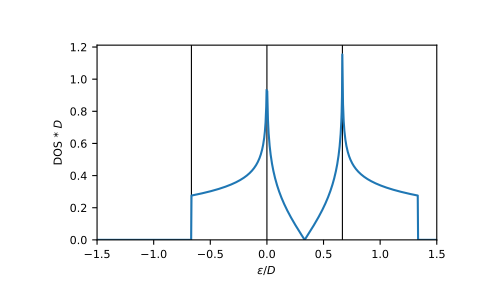

This chart was generated by the following Python code:
# Calculated integrals

from mpmath import mp
mp.identify(mp.quad(gt.lattice.kagome.dos_mp, [-2/3, 0, 1/3, 2/3, 4/3]))
# '(2/3)'

eps = np.linspace(-1.5, 1.5, num=1001)
dos_mp = [gt.lattice.kagome.dos(ee, half_bandwidth=1) for ee in eps]

import matplotlib.pyplot as plt
for pos in (-2/3, 0, +2/3):
    _ = plt.axvline(pos, color='black', linewidth=0.8)
_ = plt.plot(eps, dos_mp)
_ = plt.xlabel(r"$\epsilon/D$")
_ = plt.ylabel(r"DOS * $D$")
_ = plt.ylim(bottom=0)
_ = plt.xlim(left=eps.min(), right=eps.max())
plt.show()
